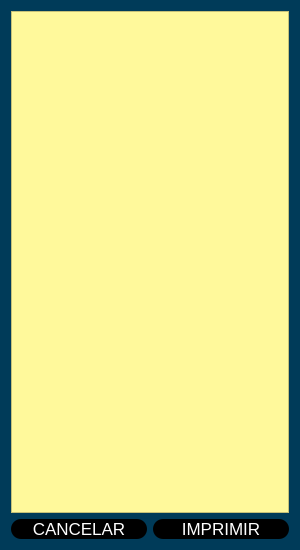
<?xml version="1.0" encoding="UTF-8"?>
<ui version="4.0">
 <class>Form</class>
 <widget class="QWidget" name="Form">
  <property name="geometry">
   <rect>
    <x>0</x>
    <y>0</y>
    <width>300</width>
    <height>550</height>
   </rect>
  </property>
  <property name="sizePolicy">
   <sizepolicy hsizetype="Ignored" vsizetype="Ignored">
    <horstretch>0</horstretch>
    <verstretch>0</verstretch>
   </sizepolicy>
  </property>
  <property name="maximumSize">
   <size>
    <width>300</width>
    <height>550</height>
   </size>
  </property>
  <property name="font">
   <font>
    <pointsize>7</pointsize>
   </font>
  </property>
  <property name="windowTitle">
   <string>Form</string>
  </property>
  <property name="styleSheet">
   <string notr="true">background-color: rgb(0, 59, 89);</string>
  </property>
  <layout class="QGridLayout" name="gridLayout">
   <item row="0" column="0">
    <layout class="QVBoxLayout" name="verticalLayout">
     <item>
      <widget class="QListWidget" name="lst_cupon">
       <property name="maximumSize">
        <size>
         <width>300</width>
         <height>550</height>
        </size>
       </property>
       <property name="font">
        <font>
         <pointsize>7</pointsize>
        </font>
       </property>
       <property name="styleSheet">
        <string notr="true">
background-color: rgb(255, 249, 155);</string>
       </property>
      </widget>
     </item>
     <item>
      <layout class="QHBoxLayout" name="horizontalLayout">
       <item>
        <widget class="QPushButton" name="btn_cupon_cancelar">
         <property name="font">
          <font>
           <pointsize>13</pointsize>
          </font>
         </property>
         <property name="cursor">
          <cursorShape>PointingHandCursor</cursorShape>
         </property>
         <property name="styleSheet">
          <string notr="true">QPushButton{
background-color: rgb(0, 0, 0);
color: rgb(255, 255, 255);
border-radius:10px

}

QPushButton:hover{
background-color: rgb(0, 156, 234);
	color: rgb(0, 0, 0);

}</string>
         </property>
         <property name="text">
          <string>CANCELAR</string>
         </property>
        </widget>
       </item>
       <item>
        <widget class="QPushButton" name="btn_cupon_imprimir">
         <property name="font">
          <font>
           <pointsize>13</pointsize>
          </font>
         </property>
         <property name="cursor">
          <cursorShape>PointingHandCursor</cursorShape>
         </property>
         <property name="styleSheet">
          <string notr="true">QPushButton{
background-color: rgb(0, 0, 0);
color: rgb(255, 255, 255);
border-radius:10px

}

QPushButton:hover{
background-color: rgb(0, 156, 234);
	color: rgb(0, 0, 0);

}</string>
         </property>
         <property name="text">
          <string>IMPRIMIR</string>
         </property>
        </widget>
       </item>
      </layout>
     </item>
    </layout>
   </item>
  </layout>
 </widget>
 <resources/>
 <connections/>
</ui>
